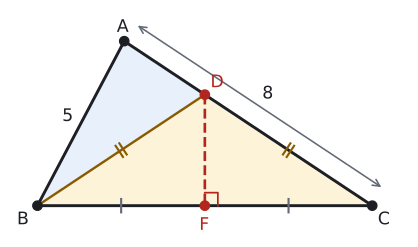

Source code (Python):
import sys; sys.path.insert(0, "tools")
from cizim import *

def uz(P, Q): return round(float(np.linalg.norm(np.asarray(P) - np.asarray(Q))), 3)
def ucgen(a, b, c):
    """|BC|=a, |CA|=b, |AB|=c. B orijinde, C x ekseninde."""
    x = (c**2 - b**2 + a**2) / (2 * a)
    return np.array([x, np.sqrt(c**2 - x**2)]), np.array([0.0, 0.0]), np.array([float(a), 0.0])
def kenar(ax, P, Q, metin, G, d=0.45, renk=YAZI, fs=13):
    P, Q = np.asarray(P, float), np.asarray(Q, float); M = (P + Q) / 2
    u = (Q - P) / np.linalg.norm(Q - P); v = np.array([-u[1], u[0]])
    if np.dot(v, M - np.asarray(G)) < 0: v = -v
    ax.text(*(M + d * v), metin, ha="center", va="center", color=renk, fontsize=fs)
def dik_ayak(P, Q, R):
    """R noktasından PQ doğrusuna inen dikmenin ayağı."""
    u = (Q - P) / np.linalg.norm(Q - P); return P + np.dot(R - P, u) * u

def dik(ax, K, P, Q, s=0.3, renk=SOLUK):
    """K köşesinde KP ile KQ arasındaki dik açı işareti."""
    u = (P - K) / np.linalg.norm(P - K) * s; v = (Q - K) / np.linalg.norm(Q - K) * s
    ax.plot(*zip(K + u, K + u + v, K + v), color=renk, lw=1.3)
def aci_olc(K, P, Q):
    u, v = P - K, Q - K
    return round(float(np.degrees(np.arccos(np.dot(u, v) / np.linalg.norm(u) / np.linalg.norm(v)))), 3)

def centik(ax, P, Q, n=1, renk=SOLUK, L=0.18, ara=0.12):
    P, Q = np.asarray(P, float), np.asarray(Q, float)
    u = (Q - P) / np.linalg.norm(Q - P); v = np.array([-u[1], u[0]]); M = (P + Q) / 2
    for k in range(n):
        c = M + (k - (n - 1) / 2) * ara * u
        ax.plot(*zip(c - L * v, c + L * v), color=renk, lw=1.6)

# Kâğıt ABC: |AB|=5, |AC|=8, |BC|=9. B ile C çakışacak biçimde katlanır; katlama çizgisi [DF].
# F, [BC]'nin orta noktası; [DF] ⟂ [BC]; |DB|=|DC|. Ç(ABD) = |AB| + |AC| = 13.
A, B, C = ucgen(9, 8, 5)
F = (B + C) / 2
t = (F[0] - A[0]) / (C[0] - A[0]); D = A + t * (C - A)
print("DB", uz(D, B), "DC", uz(D, C), "AD", uz(A, D), "Ç(ABD)", uz(A, B) + uz(A, D) + uz(D, B), "t", t)
Gm = (A + B + C) / 3

fig, ax = sekil(5.4, 3.2)
ax.set_aspect("equal"); ax.axis("off")
ax.add_patch(plt.Polygon([A, B, D], color=MAVI_ACIK, lw=0))
ax.add_patch(plt.Polygon([B, D, C], color=SARI_ACIK, lw=0))
ax.plot(*zip(A, B, C, A), color=YAZI)
ax.plot(*zip(B, D), color=SARI, lw=1.8)
ax.plot(*zip(D, F), color=KIRMIZI, lw=2, ls="--")
dik(ax, F, C, D, s=0.35, renk=KIRMIZI)
centik(ax, B, F, 1); centik(ax, F, C, 1)
centik(ax, B, D, 2, renk=SARI); centik(ax, D, C, 2, renk=SARI)
nokta(ax, *A, "A", dx=-0.2, dy=0.25); nokta(ax, *B, "B", dx=-0.55, dy=-0.5); nokta(ax, *C, "C", dx=0.15, dy=-0.5)
nokta(ax, *D, "D", dx=0.15, dy=0.2, renk=KIRMIZI); nokta(ax, *F, "F", dx=-0.15, dy=-0.65, renk=KIRMIZI)
kenar(ax, A, B, "5", Gm, d=0.4); u = (C - A) / np.linalg.norm(C - A); v = np.array([u[1], -u[0]])
if np.dot(v, A - Gm) < 0: v = -v
ax.annotate("", xy=C + 0.55 * v, xytext=A + 0.55 * v, arrowprops=dict(arrowstyle="<->", color=SOLUK, lw=1.2))
ax.text(*((A + C) / 2 + 0.95 * v), "8", ha="center", va="center", fontsize=13)
ax.set_xlim(-0.8, 10.0); ax.set_ylim(-0.9, A[1] + 0.9)
kaydet(fig, __file__)
